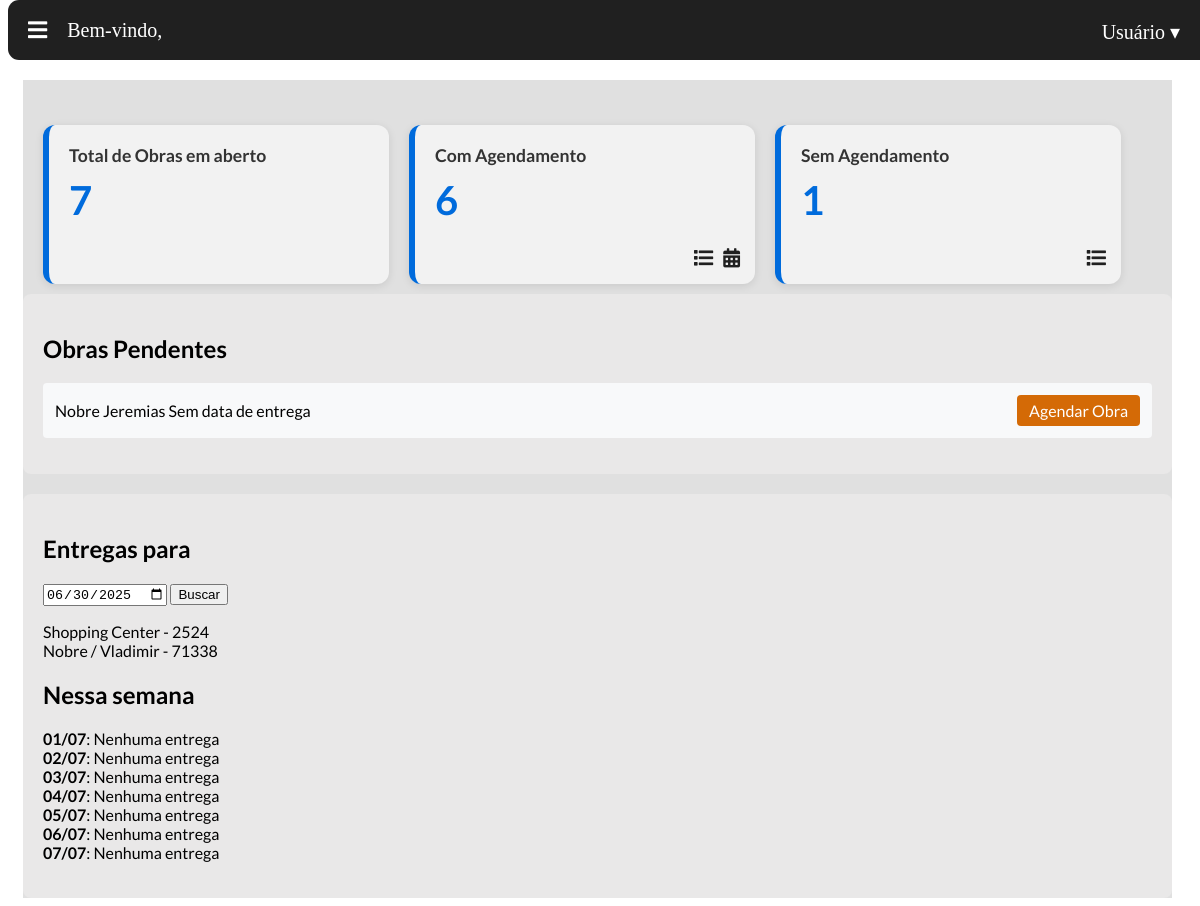
Page /obras/ (signed in) on the committed database.
### obra/models.py (models this page shows)
class obra(models.Model):
    nome = models.CharField('nome', max_length=50)
    numero = models.IntegerField('numero controle')
    endereco = models.TextField('endereço', max_length=200, null=True, blank=True)
    data_criacao = models.DateTimeField('Data de criação',auto_now_add=True)
    cliente = models.CharField('nome cliente', max_length=50)
    previsao_entrega = models.DateTimeField('Data prevista para entrega', null=True, blank=True)
    def __str__(self):
        return f"{self.nome} - {self.numero}"

### agenda/models.py (models this page shows, shortened)
class Agendamento(models.Model):
    obra = models.ForeignKey(obra, on_delete=models.CASCADE, related_name='agendamentos')
    data = models.DateTimeField(auto_now_add=True)
    montador = models.ForeignKey(usuario, on_delete=models.CASCADE)
    data_agendamento = models.DateTimeField()
    realizado = models.BooleanField(default=False)

### PaginaPrincipal/views.py (the view)
# urls.py: path('', views.index, name='pagina_inicial'),
@login_required
def index(request):
    data_str = request.GET.get("data_hoje")
    try:
        data_hoje = datetime.strptime(data_str, "%Y-%m-%d").date() if data_str else date.today()
    except ValueError:
        data_hoje = date.today()
    if request.user.cargo == 'M':
        agendamentos_hoje = Agendamento.objects.filter(data_agendamento__date=data_hoje, entregador=request.user)
    else:
        agendamentos_hoje = Agendamento.objects.filter(data_agendamento__date=data_hoje)
    obras_sem_previsao = obra.objects.filter(previsao_entrega__isnull=True)
    inicio = date.today() + timedelta(days=1)
    fim = inicio + timedelta(days=6)
    if request.user.cargo == 'M':
        agendamentos_semana = Agendamento.objects.filter(
            data_agendamento__date__range=(inicio, fim),
            entregador=request.user
        )
    else:
        agendamentos_semana = Agendamento.objects.filter(
            data_agendamento__date__range=(inicio, fim)
        )
    agenda_semana = defaultdict(list)
    for ag in agendamentos_semana:
        agenda_semana[ag.data_agendamento.date()].append(ag)
    semana = [inicio + timedelta(days=i) for i in range(7)]
    agenda_semana_completa = {dia: agenda_semana.get(dia, []) for dia in semana}
    obras_sem_previsao = obra.objects.filter(
        previsao_entrega__isnull=True)
    obras_com_agendamento = obra.objects.filter(
        previsao_entrega__isnull=False,
        agendamentos__realizado=False
    ).distinct()
    obras_nao_realizadas = obra.objects.exclude(agendamentos__realizado=True).distinct()
    return render(request, 'PaginaPrincipal/paginaprincipal.html', {
        'data_hoje': data_hoje,
        'agendamentos': agendamentos_hoje,
        'obras_sem_previsao': obras_sem_previsao,
        'obras_nao_realizadas': obras_nao_realizadas,
        'obras_com_agendamento': obras_com_agendamento,
        'agenda_semana': agenda_semana_completa,
    })

### templates/PaginaPrincipal/paginaprincipal.html (shortened to what this page needs)
{% extends 'base.html' %}
{% load static %}
{% block content %}
{% block extra_css %}
  <link rel="stylesheet" href="{% static 'TelaPrincipal/home.css' %}">
{% endblock %}
<div class="main-container">
  <div class="dashboard-cards">
    <div class="card total">
      <h3>Total de Obras em aberto</h3>
      <p class="card-number">{{ obras_nao_realizadas|length }}</p>
    </div>
    <div class="card com-agendamento">
      <h3>Com Agendamento</h3>
      <p class="card-number">{{ obras_com_agendamento|length }}</p>
      <div class="card-actions">
        <a href="{% url 'agenda:listar' %}?agendadas=1" title="Ver lista">
          <i class="fas fa-list"></i>
        </a>
        <a href="{% url 'agenda:nova_agenda' %}" title="Ver agenda">
          <i class="fas fa-calendar-alt"></i>
        </a>
      </div>
    </div>
    <div class="card sem-agendamento">
      <h3>Sem Agendamento</h3>
      <p class="card-number">{{ obras_sem_previsao|length }}</p>
      <div class="card-actions">
        <a href="{% url 'agenda:listar' %}?agendadas=0" title="Ver lista">
          <i class="fas fa-list"></i>
        </a>
      </div>
    </div>
  </div>
  <div class="pagina_inicial-content">
    <div class="left-panel">
      <h2>Obras Pendentes</h2>
      <ul class="obra-list">
        {% for obra in obras_sem_previsao %}
        <li class="obra-item">
          <div class="obra-info">
            <span class="obra-nome">{{ obra.nome }}</span>
            <span class="obra-cliente">{{ obra.cliente }}</span>
            <span class="badge badge-warning">Sem data de entrega</span>
          </div>
          <a href="{% url 'agenda:agenda_adicionar_com_obra' obra.id %}" class="btn-agendar">Agendar Obra</a>
        </li>
        {% empty %}
        <li class="nenhuma-obra">Nenhuma obra pendente sem data de entrega.</li>
        {% endfor %}
      </ul>
    </div>
    <div class="right-panel">
      <div class="agendamentos-hoje">
        <h2>Entregas para</h2>
        <form method="get" action="{% url 'PaginaPrincipal:pagina_inicial' %}" class="data-form">
          <input type="date" name="data_hoje" value="{{ data_hoje|date:'Y-m-d' }}">
          <button type="submit">Buscar</button>
        </form>
        <ul class="lista-agendamentos">
          {% for agendamento in agendamentos %}
          <li>
            {{ agendamento.obra }}
            <span class="cor"></span>
          </li>
          {% empty %}
          <li>Sem agendamentos para hoje.</li>
          {% endfor %}
        </ul>
      </div>
      <div class="agenda-semana">
        <h2>Nessa semana</h2>
        <ul>
          {% for dia, entregas in agenda_semana.items %}
          {% if entregas %}
          <li><strong>{{ dia|date:"d/m" }}</strong>: {{ entregas|length }} entrega{{ entregas|length|pluralize:"s" }}</li>
          {% else %}
          <li><strong>{{ dia|date:"d/m" }}</strong>: Nenhuma entrega</li>
          {% endif %}
          {% endfor %}
        </ul>
      </div>
    </div>
  </div>
</div>
{% endblock %}

### static/css/estilo.css (style rules this page uses)
:root { --accent-color: #fd9432; --gradient-color: #0d32d8; }

### static/TelaPrincipal/home.css (style rules this page uses)
.main-container { width: 100%; margin-top: 15px; margin-left: 15px; margin-right: 15px; font-family: 'Lato', sans-serif; background-color: #e0e0e0; transition: margin-left 0.3s ease; }
.pagina_inicial-content { display: flex; flex-wrap: wrap; gap: 20px; }
.left-panel, .right-panel { background: #000000; padding: 20px; border-radius: 8px; }
.left-panel { flex: 1 1 60%; min-width: 300px; background: #e9e8e8; padding: 20px; border-radius: 8px; }
.right-panel { flex: 1 1 35%; min-width: 300px; background: #e9e8e8; padding: 20px; border-radius: 8px; }
ul { list-style: none; padding: 0; }
.obra-item { display: flex; justify-content: space-between; align-items: center; padding: 12px; margin-bottom: 8px; background: #f8f9fa; border-radius: 4px; }
.btn-agendar { background: #d46a06; color: white; padding: 6px 12px; border-radius: 4px; text-decoration: none; }
.cor { display: inline-block; width: 12px; height: 12px; border-radius: 50%; margin-left: 10px; }
.dashboard-cards { display: flex; gap: 20px; margin: 30px 20px 10px 20px; flex-wrap: wrap; }
.card { background-color: #f2f2f2; border-left: 6px solid #006bdc; padding: 20px; border-radius: 12px; box-shadow: 0 2px 8px rgba(0,0,0,0.1); width: 100%; max-width: 300px; flex: 1; position: relative; transition: transform 0.2s; }
.card h3 { margin: 0; font-size: 1.1rem; color: #333; }
.card-number { font-size: 2.5rem; font-weight: bold; color: #006bdc; margin-top: 10px; }
.card-actions { position: absolute; bottom: 15px; right: 15px; display: flex; gap: 10px; }
.card-actions a { color: #202020; font-size: 1.2rem; text-decoration: none; }

### rows in the picture
obra: nome "Nobre", cliente "Jeremias"
Agendamento: obra "Shopping Center - 2524"
Agendamento: obra "Nobre / Vladimir - 71338"

### other values in the picture
{{ obras_nao_realizadas|length }} "7"
{{ obras_com_agendamento|length }} "6"
{{ obras_sem_previsao|length }} "1"
{{ dia|date:"d/m" }} "01/07" "02/07" "03/07" "04/07" "05/07" "06/07" "07/07"
